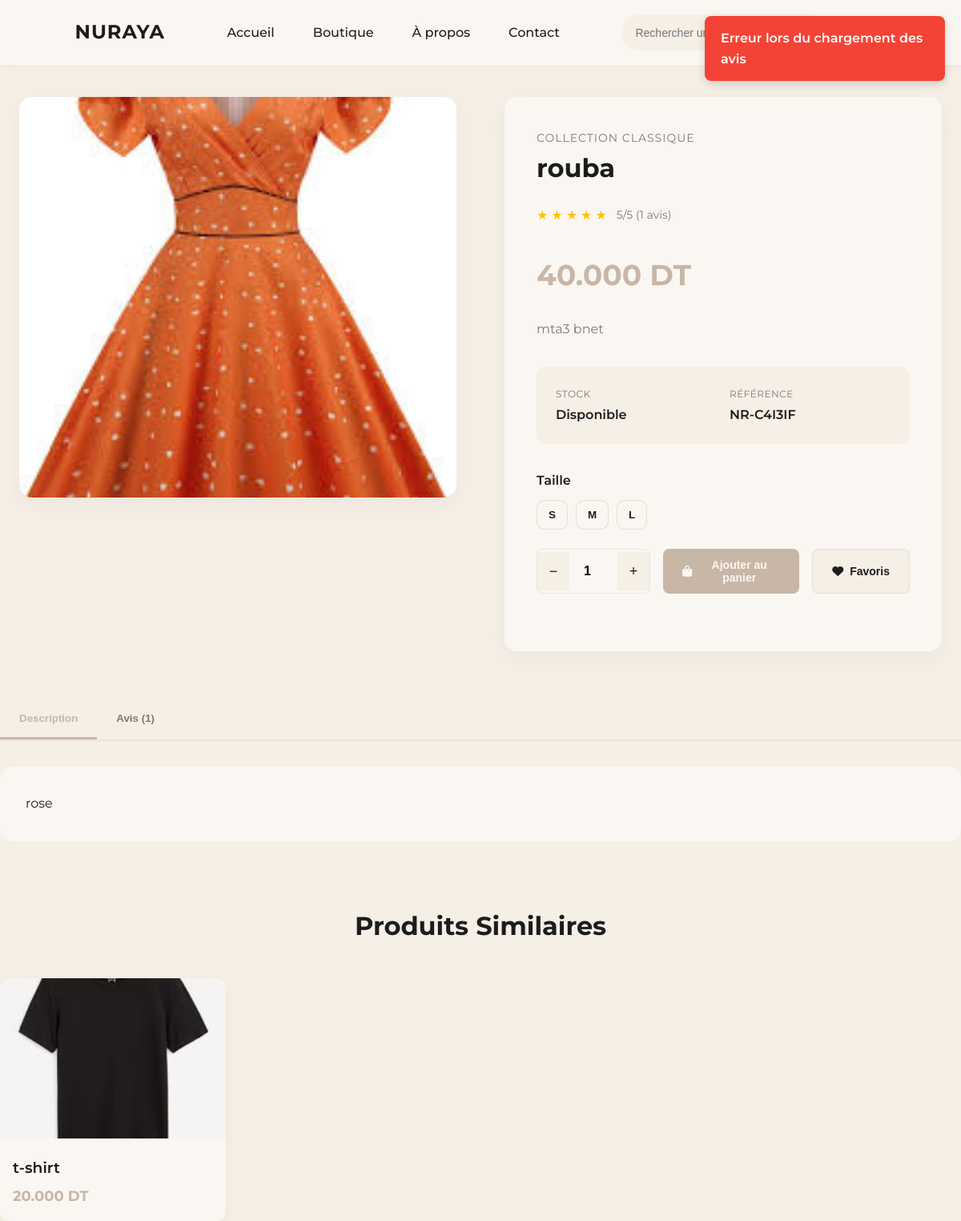
The app's page /product.php?id=3 with its own data.
### tables this page shows
CREATE TABLE `products` (
  `product_id` int(11) NOT NULL,
  `name` varchar(200) NOT NULL,
  `slug` varchar(200) NOT NULL,
  `description` text DEFAULT NULL,
  `short_description` varchar(500) DEFAULT NULL,
  `price` decimal(10,2) NOT NULL,
  `compare_price` decimal(10,2) DEFAULT NULL,
  `cost_price` decimal(10,2) DEFAULT NULL,
  `sku` varchar(100) DEFAULT NULL,
  `stock_quantity` int(11) NOT NULL DEFAULT 0,
  `min_stock_level` int(11) DEFAULT 5,
  `category_id` int(11) NOT NULL,
  `image_url` varchar(255) NOT NULL,
  `additional_images` longtext DEFAULT NULL CHECK (json_valid(`additional_images`)),
  `is_featured` tinyint(1) DEFAULT 0,
  `is_active` tinyint(1) DEFAULT 1,
  `weight` decimal(8,2) DEFAULT NULL,
  `dimensions` varchar(100) DEFAULT NULL,
  `tags` varchar(500) DEFAULT NULL,
  `meta_title` varchar(200) DEFAULT NULL,
  `meta_description` varchar(300) DEFAULT NULL,
  `view_count` int(11) DEFAULT 0,
  `created_at` timestamp NOT NULL DEFAULT current_timestamp(),
  `updated_at` timestamp NOT NULL DEFAULT current_timestamp() ON UPDATE current_timestamp()
);

CREATE TABLE `categories` (
  `category_id` int(11) NOT NULL,
  `name` varchar(100) NOT NULL,
  `slug` varchar(100) NOT NULL,
  `description` text DEFAULT NULL,
  `image_url` varchar(255) DEFAULT NULL,
  `is_active` tinyint(1) NOT NULL DEFAULT 1,
  `sort_order` int(11) NOT NULL DEFAULT 0,
  `created_at` timestamp NOT NULL DEFAULT current_timestamp(),
  `updated_at` timestamp NOT NULL DEFAULT current_timestamp() ON UPDATE current_timestamp()
);

### includes/functions.php (called while the page is built, shortened)
<?php
function get_image_url($path, $placeholder_text = 'Image')
{
    if (strpos($path, 'uploads/') === 0) {
        return $path;
    }
    return 'uploads/' . $path;
}
?>

### product.php (the view, shortened to what this page needs)
<?php
include 'includes/functions.php';
$product_id = isset($_GET['id']) ? (int) $_GET['id'] : 0;
$query = "SELECT p.*, c.name as category_name, c.slug as category_slug
            FROM products p
            LEFT JOIN categories c ON p.category_id = c.category_id
            WHERE p.product_id = $product_id AND p.is_active = 1";
$result = mysqli_query($cnx, $query);
$product = mysqli_fetch_assoc($result);
$sizes_result = mysqli_query($cnx, "SELECT size FROM product_sizes WHERE product_id = $product_id ORDER BY sort_order ASC, id ASC");
$available_sizes = [];
if ($sizes_result && mysqli_num_rows($sizes_result) > 0) {
    while ($row = mysqli_fetch_assoc($sizes_result)) {
        $available_sizes[] = $row['size'];
    }
}
$update_query = "UPDATE products SET view_count = view_count + 1 WHERE product_id = $product_id";
mysqli_query($cnx, $update_query);
$similar_query = "SELECT p.*, c.slug as category_slug
                  FROM products p
                  LEFT JOIN categories c ON p.category_id = c.category_id
                  WHERE p.category_id = {$product['category_id']} AND p.product_id != $product_id AND p.is_active = 1
                  ORDER BY RAND()
                  LIMIT 4";
$similar_result = mysqli_query($cnx, $similar_query);
$avg_rating_query = "SELECT AVG(rating) as avg_rating, COUNT(*) as total_reviews
                     FROM reviews
                     WHERE product_id = $product_id AND is_approved = 1";
$avg_result = mysqli_query($cnx, $avg_rating_query);
$rating_data = mysqli_fetch_assoc($avg_result);
$avg_rating = $rating_data['avg_rating'] ? round($rating_data['avg_rating'], 1) : 0;
$total_reviews = $rating_data['total_reviews'] ?? 0;
$is_in_wishlist = false;
?>
<!DOCTYPE html>
<html lang="fr">
<head>
    <link rel="stylesheet" href="https://cdnjs.cloudflare.com/ajax/libs/font-awesome/6.4.0/css/all.min.css">
</head>
<body>
    <header>
        <?php include 'templates/navbar_updated.php'; ?>
    <div class="product-container">
        <div class="product-images">
            <img src="<?php echo get_image_url($product['image_url'], 'Produit'); ?>"
                alt="<?php echo htmlspecialchars($product['name']); ?>" class="main-image"
                onerror="this.src='https://via.placeholder.com/600x500/F5EFE6/C8B6A6?text=Produit'">
        </div>
        <div class="product-info">
            <div class="product-category">
                <a href="index.php?category=<?php echo $product['category_slug']; ?>"
                    style="color: inherit; text-decoration: none;">
                    <?php echo htmlspecialchars($product['category_name']); ?>
                </a>
            </div>
            <h1 class="product-title"><?php echo htmlspecialchars($product['name']); ?></h1>
            <div class="product-rating" onclick="showTab('reviews'); document.getElementById('reviews').scrollIntoView({behavior: 'smooth', block: 'start'});">
                <div class="stars">
                    <?php for ($i = 1; $i <= 5; $i++): ?>
                        <span class="star <?php echo $i <= $avg_rating ? 'filled' : ''; ?>">★</span>
                    <?php endfor; ?>
                </div>
                <span class="rating-text"><?php echo $avg_rating; ?>/5 (<?php echo $total_reviews; ?> avis)</span>
            </div>
            <div class="product-price">
                <span class="current-price"><?php echo number_format($product['price'], 3); ?> DT</span>
            </div>
            <div class="product-description">
                <?php echo nl2br(htmlspecialchars($product['short_description'] ?? $product['description'])); ?>
            </div>
            <div class="product-meta">
                <div class="meta-item">
                    <span class="meta-label">Stock</span>
                    <span
                        class="meta-value"><?php echo $product['stock_quantity'] > 0 ? 'Disponible' : 'Rupture'; ?></span>
                </div>
                <?php if ($product['sku']): ?>
                    <div class="meta-item">
                        <span class="meta-label">Référence</span>
                        <span class="meta-value"><?php echo htmlspecialchars($product['sku']); ?></span>
                    </div>
                <?php endif; ?>
            </div>
            <?php if (!empty($available_sizes)): ?>
                <div class="size-section">
                    <div class="size-title">Taille</div>
                    <div class="size-options" id="sizeOptions">
                        <?php foreach ($available_sizes as $size): ?>
                            <button type="button" class="size-btn" onclick="selectSize(this, '<?php echo htmlspecialchars($size, ENT_QUOTES); ?>')">
                                <?php echo htmlspecialchars($size); ?>
                            </button>
                        <?php endforeach; ?>
                    </div>
                </div>
            <?php endif; ?>
            <div class="product-actions">
                <div class="quantity-selector">
                    <button class="quantity-btn" onclick="updateQuantity(-1)">−</button>
                    <input type="number" id="quantity" class="quantity-input" value="1" min="1"
                        max="<?php echo $product['stock_quantity']; ?>">
                    <button class="quantity-btn" onclick="updateQuantity(1)">+</button>
                </div>
                <button class="btn btn-primary" onclick="addToCart()">
                    <i class="fas fa-shopping-bag"></i>
                    Ajouter au panier
                </button>
                <button class="btn btn-secondary <?php echo $is_in_wishlist ? 'active' : ''; ?>"
                    onclick="toggleWishlist()">
                    <i class="fas fa-heart"></i>
                    <?php echo $is_in_wishlist ? 'Dans les favoris' : 'Favoris'; ?>
                </button>
            </div>
        </div>
    </div>
    <div class="tabs">
        <div class="tab-nav">
            <button class="tab-btn active" onclick="showTab('description')">Description</button>
            <button class="tab-btn" onclick="showTab('reviews')">Avis (<?php echo $total_reviews; ?>)</button>
        </div>
        <div id="description" class="tab-content active">
            <div class="description-content">
                <?php echo nl2br(htmlspecialchars($product['description'])); ?>
            </div>
        </div>
    </div>
    <?php if (mysqli_num_rows($similar_result) > 0): ?>
        <div class="similar-products">
            <h2 class="section-title">Produits Similaires</h2>
            <div class="similar-grid">
                <?php while ($similar = mysqli_fetch_assoc($similar_result)): ?>
                    <a href="product.php?id=<?php echo $similar['product_id']; ?>" class="similar-card">
                        <img src="<?php echo get_image_url($similar['image_url'], 'Produit'); ?>"
                            alt="<?php echo htmlspecialchars($similar['name']); ?>" class="similar-image"
                            onerror="this.src='https://via.placeholder.com/250x200/F5EFE6/C8B6A6?text=Produit'">
                        <div class="similar-info">
                            <h3 class="similar-title"><?php echo htmlspecialchars($similar['name']); ?></h3>
                            <div class="similar-price"><?php echo number_format($similar['price'], 3); ?> DT</div>
                        </div>
                    </a>
                <?php endwhile; ?>
            </div>
        </div>
    <?php endif; ?>
</body>
</html>

### templates/navbar_updated.php (style rules this page uses)
:root { --bg-light: #F5EFE6; --bg-white: #FAF7F2; --beige-dark: #C8B6A6; --text-dark: #1C1C1C; --text-gray: #7A7A7A; --accent-pink: #E6B7C8; }

### templates/reviews_section.php (style rules this page uses)
.stars { margin: 10px 0; color: #ffc107; font-size: 20px; }
.btn { padding: 12px 24px; border-radius: 8px; font-weight: 600; text-decoration: none; border: none; cursor: pointer; transition: all 0.3s ease; font-size: 14px; }
.btn-primary { background: var(--beige-dark); color: var(--bg-white); }
.btn-secondary { background: var(--bg-light); color: var(--text-dark); border: 1px solid rgba(200, 182, 166, 0.3); }

### records on screen
products: image_url (picture), category.name "COLLECTION CLASSIQUE", name "rouba", price "40.000", short_description "mta3 bnet", sku "NR-C4I3IF", description "rose"
products: image_url (picture), name "t-shirt", price "20.000"

### other values on screen
$avg_rating "5"
$total_reviews "1"
$size "S"
$size "M"
$size "L"
